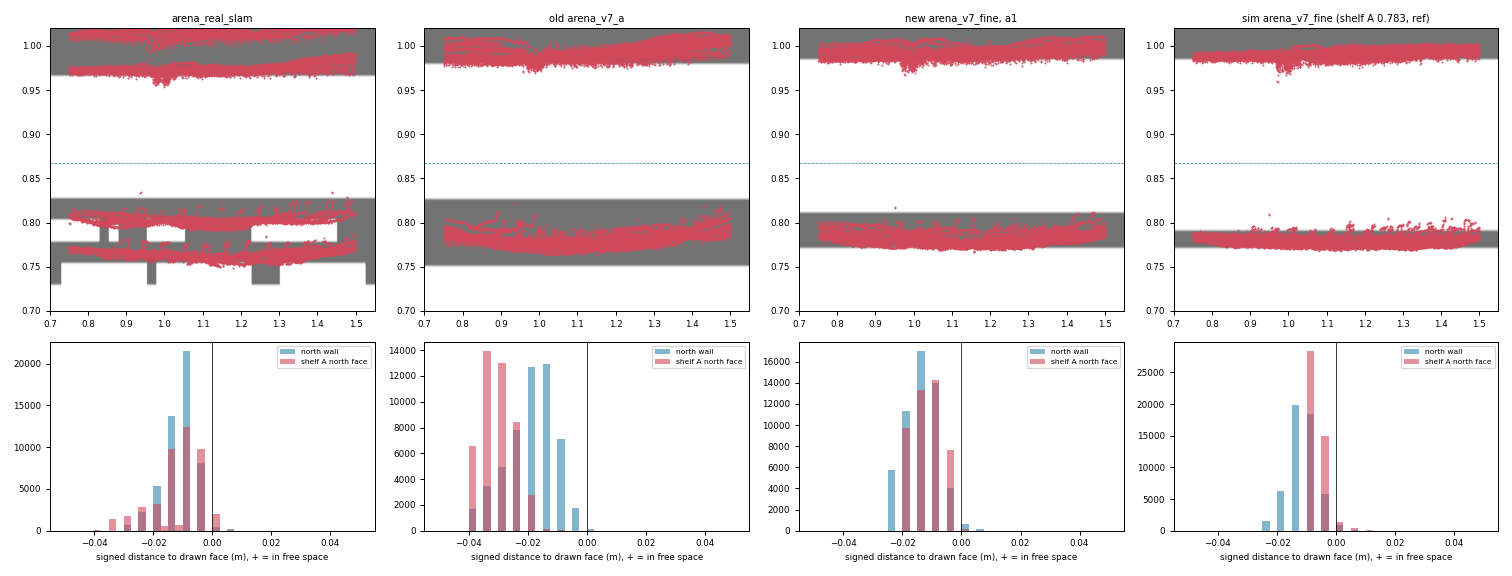

Source code (Python):
#!/usr/bin/env python3
"""11-23 끔 2 판 pode1 rosbag의 급행 scan을 지도마다 위치를 따로 다시 맞춰 겹친다.

AMCL을 다시 돌리는 대신 scan 하나씩 AMCL 점수가 가장 큰 자리를 찾는다.

사용(ROS Jazzy를 source한 셸):
  python3 scan_overlay.py BAG_DIR OUT_DIR 이름=지도.yaml ...

- 기록된 위치: tf map->odom(그 scan 시각 직전 값)과 odom->base_footprint(보간),
  정적 base->rplidar_link.
- 급행 곧은 구간: 기록 위치 x 0.80~1.45, y 0.83~0.91, 방향이 동서에서 10도 안, 회전 0.15 rad/s 아래.
- 지도마다 위치 다시 맞추기: AMCL likelihood_field 모델(nav2_params의 sigma_hit 0.05, z_hit 0.5,
  z_rand 0.5, laser_likelihood_max_dist 2.0)로 scan 하나씩 점수를 가장 크게 하는 (dx, dy, dyaw)를
  기록 위치 둘레 ±10 cm, ±6도에서 찾는다. 모든 빔을 쓴다(AMCL은 60개).
- 잰 것(지도마다): 맞춘 위치가 기록 위치에서 옆으로 얼마나 옮겼나, 옆으로만 옮기며 점수가 최고의
  98 % 이상인 폭(AMCL이 옆 위치를 가르지 못하는 폭), 벽 점·진열대 점 가운데값과 그려진 면의 차이,
  점마다 그려진 면까지 부호 있는 거리(+ 면 앞 빈칸, - 그려진 점유 칸 안).
- 지도와 상관없는 것: scan 하나에서 잰 급행 폭(벽 점 y 가운데값 - 진열대 점 y 가운데값),
  서쪽 HALL에서 로봇 바로 남북 가장 가까운 점 사이(안쪽 세로, 줄자 0.98: lidar 거리 치우침 확인).
"""
import json
import math
import sys
from pathlib import Path

import numpy as np
import yaml
from PIL import Image
from scipy import ndimage, optimize

LASER_XY = (-0.017, 0.0)  # base_link->rplidar_mount, 방향 pi(rplidar_link)
LASER_YAW = math.pi
SIGMA, Z_HIT, Z_RAND, MAX_RANGE = 0.05, 0.5, 0.5, 100.0
GRID = 0.005  # 거리장 칸(지도를 이 칸으로 나눠 그림)
X_LO, X_HI = 0.80, 1.45
SELF_M = 0.10  # 이보다 가까운 점은 로봇 자기 몸(급행에서 y 0.84, 0.91 줄로 찍힘)


def yaw_of(q):
    return math.atan2(2 * (q.w * q.z + q.x * q.y), 1 - 2 * (q.y * q.y + q.z * q.z))


def read_bag(bag):
    import rosbag2_py
    from rclpy.serialization import deserialize_message
    from rosidl_runtime_py.utilities import get_message
    r = rosbag2_py.SequentialReader()
    r.open(rosbag2_py.StorageOptions(uri=str(bag), storage_id="mcap"),
           rosbag2_py.ConverterOptions("", ""))
    types = {t.name: get_message(t.type) for t in r.get_all_topics_and_types()
             if t.name in ("/pode1/scan", "/pode1/tf")}
    scans, odom, m2o = [], [], []
    while r.has_next():
        topic, data, _ = r.read_next()
        if topic == "/pode1/scan":
            m = deserialize_message(data, types[topic])
            scans.append((m.header.stamp.sec + m.header.stamp.nanosec * 1e-9, m.angle_min,
                          m.angle_increment, np.array(m.ranges, dtype=float), m.range_min))
        elif topic == "/pode1/tf":
            for tr in deserialize_message(data, types[topic]).transforms:
                st = tr.header.stamp.sec + tr.header.stamp.nanosec * 1e-9
                p, q = tr.transform.translation, tr.transform.rotation
                if tr.header.frame_id == "odom" and tr.child_frame_id == "base_footprint":
                    odom.append((st, p.x, p.y, yaw_of(q)))
                elif tr.header.frame_id == "map" and tr.child_frame_id == "odom":
                    m2o.append((st, p.x, p.y, yaw_of(q)))
    return scans, np.array(sorted(odom)), np.array(sorted(m2o))


def compose(a, b):
    x, y, t = a
    c, s = math.cos(t), math.sin(t)
    return (x + b[0] * c - b[1] * s, y + b[0] * s + b[1] * c, t + b[2])


def recorded_pose(t, odom, m2o):
    """scan 시각의 map->base_footprint와 그때 회전 속도(odom 차분)."""
    k = np.searchsorted(m2o[:, 0], t, side="right") - 1
    if k < 0 or t - m2o[k, 0] > 1.0:
        return None
    j = np.searchsorted(odom[:, 0], t)
    if j <= 0 or j >= len(odom):
        return None
    a, b = odom[j - 1], odom[j]
    f = (t - a[0]) / max(b[0] - a[0], 1e-9)
    dyaw = math.atan2(math.sin(b[3] - a[3]), math.cos(b[3] - a[3]))
    base = (a[1] + f * (b[1] - a[1]), a[2] + f * (b[2] - a[2]), a[3] + f * dyaw)
    j0, j1 = max(0, j - 5), min(len(odom) - 1, j + 5)
    d = odom[j1, 3] - odom[j0, 3]
    w = math.atan2(math.sin(d), math.cos(d)) / max(odom[j1, 0] - odom[j0, 0], 1e-6)
    return compose(tuple(m2o[k, 1:]), base), w


def laser_points(scan):
    _, amin, inc, ranges, rmin = scan
    ang = amin + inc * np.arange(len(ranges))
    ok = np.isfinite(ranges) & (ranges > max(rmin, SELF_M)) & (ranges < 3.0)
    r, a = ranges[ok], ang[ok] + LASER_YAW
    return np.stack([LASER_XY[0] + r * np.cos(a), LASER_XY[1] + r * np.sin(a)], axis=1)


class Field:
    def __init__(self, path):
        meta = yaml.safe_load(Path(path).read_text(encoding="utf-8"))
        img = np.array(Image.open(Path(path).parent / meta["image"]))[::-1]
        res = float(meta["resolution"])
        occ = (255 - img.astype(float)) / 255.0 > meta["occupied_thresh"]
        k = int(round(res / GRID))
        self.occ = np.kron(occ, np.ones((k, k), dtype=bool))  # 칸을 GRID로 나눔(같은 경계)
        self.ox, self.oy = meta["origin"][:2]
        self.out = ndimage.distance_transform_edt(~self.occ) * GRID  # 빈칸에서 가장 가까운 점유까지
        self.inn = ndimage.distance_transform_edt(self.occ) * GRID  # 점유 칸 안에서 빈칸까지

    def idx(self, pts):
        i = np.clip(((pts[:, 0] - self.ox) / GRID).astype(int), 0, self.occ.shape[1] - 1)
        j = np.clip(((pts[:, 1] - self.oy) / GRID).astype(int), 0, self.occ.shape[0] - 1)
        return j, i

    def dist(self, pts):
        return self.out[self.idx(pts)]

    def signed(self, pts):
        j, i = self.idx(pts)
        return np.where(self.occ[j, i], -self.inn[j, i] + GRID / 2, self.out[j, i] - GRID / 2)


def to_map(pose, pts):
    x, y, t = pose
    c, s = math.cos(t), math.sin(t)
    return np.stack([x + c * pts[:, 0] - s * pts[:, 1], y + s * pts[:, 0] + c * pts[:, 1]], axis=1)


def score(field, pose, pts):
    d = field.dist(to_map(pose, pts))
    p = Z_HIT * np.exp(-d * d / (2 * SIGMA * SIGMA)) + Z_RAND / MAX_RANGE
    return float(np.sum(p ** 3))


def refit(field, pose, pts):
    best, best_s = pose, score(field, pose, pts)
    for dx in (-0.06, -0.03, 0.0, 0.03, 0.06):
        for dy in (-0.06, -0.04, -0.02, 0.0, 0.02, 0.04, 0.06):
            for dt in (-0.05, 0.0, 0.05):
                cand = (pose[0] + dx, pose[1] + dy, pose[2] + dt)
                s = score(field, cand, pts)
                if s > best_s:
                    best, best_s = cand, s
    res = optimize.minimize(lambda v: -score(field, (v[0], v[1], v[2]), pts), np.array(best),
                            method="Powell", bounds=[(pose[0] - 0.1, pose[0] + 0.1),
                                                     (pose[1] - 0.1, pose[1] + 0.1),
                                                     (pose[2] - 0.105, pose[2] + 0.105)],
                            options={"xtol": 1e-4, "ftol": 1e-6})
    return tuple(res.x)


def groups(world):
    inx = (world[:, 0] > 0.75) & (world[:, 0] < 1.50)
    return {"wall": inx & (world[:, 1] > 0.90) & (world[:, 1] < 1.05),
            "shelf": inx & (world[:, 1] > 0.72) & (world[:, 1] < 0.86)}


def q(v, p):
    return float(np.percentile(v, p)) if len(v) else float("nan")


def stats(v):
    return {"n": len(v), "median": q(v, 50), "p10": q(v, 10), "p90": q(v, 90)}


def drawn_faces(field, x=1.1, ref=0.868):
    """x 기둥에서 ref가 든 빈칸 구간의 아래 끝(진열대 A 북쪽 면)과 위 끝(북쪽 벽 면)."""
    col = field.occ[:, int((x - field.ox) / GRID)]
    k = int((ref - field.oy) / GRID)
    lo, hi = k, k
    while not col[lo - 1]:
        lo -= 1
    while not col[hi + 1]:
        hi += 1
    return field.oy + lo * GRID, field.oy + (hi + 1) * GRID


def flat_width(field, fit, pts, step=0.0025, span=0.08, keep=0.98):
    """맞춘 위치에서 옆(y)으로만 옮겨 잰 점수가 최고의 keep 이상인 y 폭(옆 위치를 못 가르는 폭)."""
    dys = np.arange(-span, span + 1e-9, step)
    s = np.array([score(field, (fit[0], fit[1] + d, fit[2]), pts) for d in dys])
    good = dys[s >= keep * s.max()]
    return float(good.max() - good.min() + step)


def range_check(chosen_all):
    """서쪽 HALL(x 0.15~0.45)에서 로봇 바로 남북의 가장 가까운 점 둘 사이 = 안쪽 세로(줄자 0.98)."""
    out = []
    for scan, pose in chosen_all:
        if not (0.15 < pose[0] < 0.45 and 0.25 < pose[1] < 0.75):
            continue
        world = to_map(pose, laser_points(scan))
        near = np.abs(world[:, 0] - pose[0]) < 0.015
        north = world[near & (world[:, 1] > pose[1] + 0.1), 1]
        south = world[near & (world[:, 1] < pose[1] - 0.1), 1]
        if len(north) and len(south):
            out.append(float(north.min() - south.max()))
    return out


def main(argv):
    bag, out = Path(argv[0]), Path(argv[1])
    out.mkdir(parents=True, exist_ok=True)
    maps = [(a.split("=", 1)[0], Field(a.split("=", 1)[1])) for a in argv[2:]]
    scans, odom, m2o = read_bag(bag)
    chosen, still = [], []
    for scan in scans:
        got = recorded_pose(scan[0], odom, m2o)
        if got is None:
            continue
        pose, w = got
        heading = abs(math.sin(pose[2]))
        if abs(w) < 0.15:
            still.append((scan, pose))
        if (X_LO < pose[0] < X_HI and 0.83 < pose[1] < 0.91
                and heading < math.sin(math.radians(10)) and abs(w) < 0.15):
            chosen.append((scan, pose))
    t0 = scans[0][0]
    report = {"scans_total": len(scans), "scans_express": len(chosen), "maps": {}}
    widths = []
    for scan, pose in chosen:
        world = to_map(pose, laser_points(scan))
        g = groups(world)
        if g["wall"].sum() >= 5 and g["shelf"].sum() >= 5:
            widths.append(np.median(world[g["wall"], 1]) - np.median(world[g["shelf"], 1]))
    report["scan_express_width"] = stats(widths)
    report["scan_inner_height_west_hall"] = stats(range_check(still))
    report["express_passes_start_s"] = sorted({int(s[0] - t0) // 20 * 20 for s, _ in chosen})
    figs = {}
    for name, field in maps:
        shelf_face, wall_face = drawn_faces(field)
        rows = {"wall": [], "shelf": []}
        dys, dxs, flats, wall_off, shelf_off, fit_pts = [], [], [], [], [], []
        for k, (scan, pose) in enumerate(chosen):
            pts = laser_points(scan)
            fit = refit(field, pose, pts)
            dxs.append(fit[0] - pose[0])
            dys.append(fit[1] - pose[1])
            flats.append(flat_width(field, fit, pts))
            world = to_map(fit, pts)
            g = groups(world)
            for key in rows:
                rows[key].extend(field.signed(world[g[key]]).tolist())
            if g["wall"].sum() >= 5 and g["shelf"].sum() >= 5:
                wall_off.append(float(np.median(world[g["wall"], 1]) - wall_face))
                shelf_off.append(float(np.median(world[g["shelf"], 1]) - shelf_face))
            if k % 4 == 0:
                fit_pts.append(world[g["wall"] | g["shelf"]])
        entry = {"drawn_express": [shelf_face, wall_face, wall_face - shelf_face],
                 "dy_vs_recorded": stats(dys), "dx_vs_recorded": stats(dxs),
                 "lateral_flat_width": stats(flats),
                 "wall_points_minus_drawn_wall": stats(wall_off),
                 "shelf_points_minus_drawn_shelf": stats(shelf_off)}
        for key, v in rows.items():
            entry["signed_" + key] = stats(v)
        report["maps"][name] = entry
        figs[name] = (field, np.concatenate(fit_pts) if fit_pts else np.zeros((0, 2)), rows)
        print(name, json.dumps(entry, ensure_ascii=False), flush=True)
    (out / "scan_overlay.json").write_text(json.dumps(report, ensure_ascii=False, indent=1),
                                           encoding="utf-8")
    plot(out / "scan_overlay.png", figs)
    print(json.dumps({k: v for k, v in report.items() if k != "maps"}, ensure_ascii=False))


def plot(path, figs):
    import matplotlib
    matplotlib.use("Agg")
    import matplotlib.pyplot as plt
    n = len(figs)
    fig, axes = plt.subplots(2, n, figsize=(4.2 * n, 6.4), gridspec_kw={"height_ratios": [3, 2]})
    for c, (name, (field, pts, rows)) in enumerate(figs.items()):
        ax = axes[0, c]
        x0, x1, y0, y1 = 0.70, 1.55, 0.70, 1.02
        i0, i1 = int((x0 - field.ox) / GRID), int((x1 - field.ox) / GRID)
        j0, j1 = int((y0 - field.oy) / GRID), int((y1 - field.oy) / GRID)
        ax.imshow(field.occ[j0:j1, i0:i1], origin="lower", extent=(x0, x1, y0, y1), cmap="Greys",
                  vmin=0, vmax=1.6, aspect="auto")
        ax.scatter(pts[:, 0], pts[:, 1], s=0.3, c="#d1495b")
        ax.axhline(0.868, color="#2e86ab", lw=0.6, ls="--")
        ax.set_title(name, fontsize=8)
        ax.set_xlim(x0, x1)
        ax.set_ylim(y0, y1)
        ax.tick_params(labelsize=7)
        bx = axes[1, c]
        bins = np.arange(-0.05, 0.0501, 0.0025)
        for key, color in (("wall", "#2e86ab"), ("shelf", "#d1495b")):
            bx.hist(np.clip(rows[key], -0.05, 0.05), bins=bins, color=color, alpha=0.6,
                    label={"wall": "north wall", "shelf": "shelf A north face"}[key])
        bx.axvline(0, color="k", lw=0.6)
        bx.set_xlabel("signed distance to drawn face (m), + = in free space", fontsize=7)
        bx.tick_params(labelsize=7)
        bx.legend(fontsize=6)
    fig.tight_layout()
    fig.savefig(path, dpi=90)


if __name__ == "__main__":
    main(sys.argv[1:])
